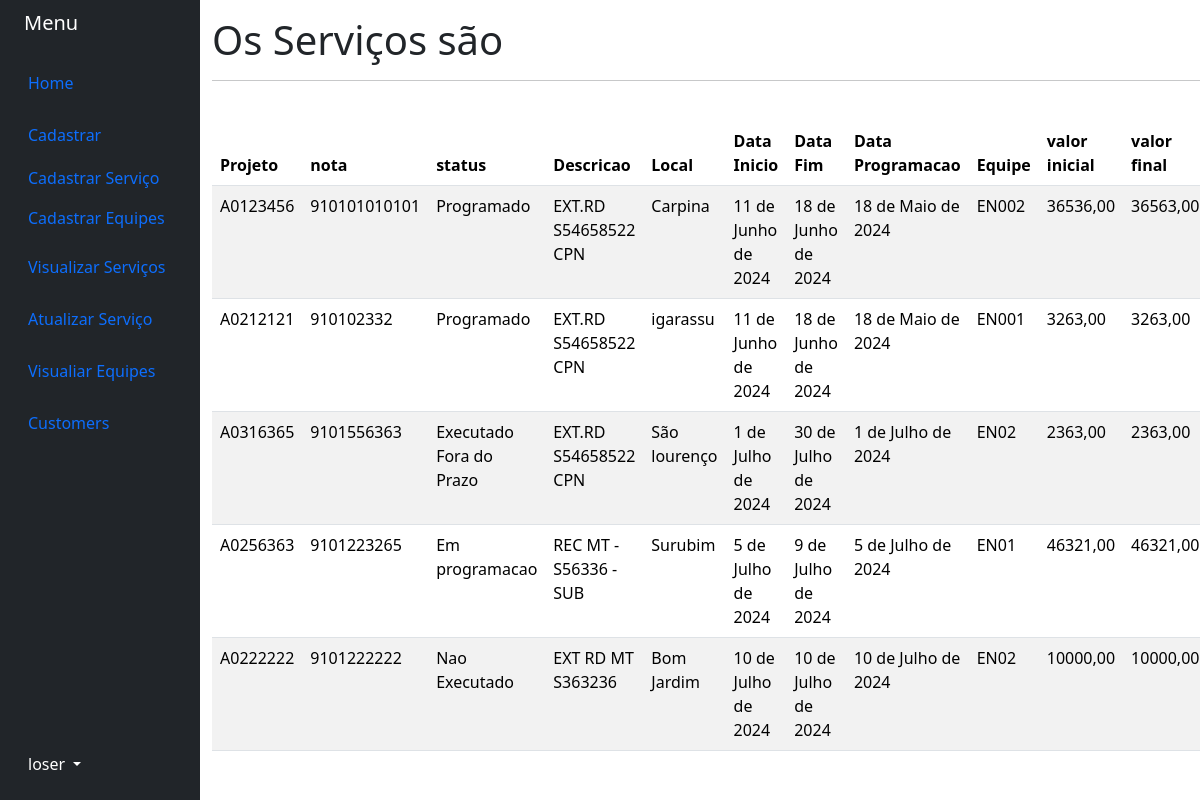
Before: /VisualizarServicos/ with the older database file.
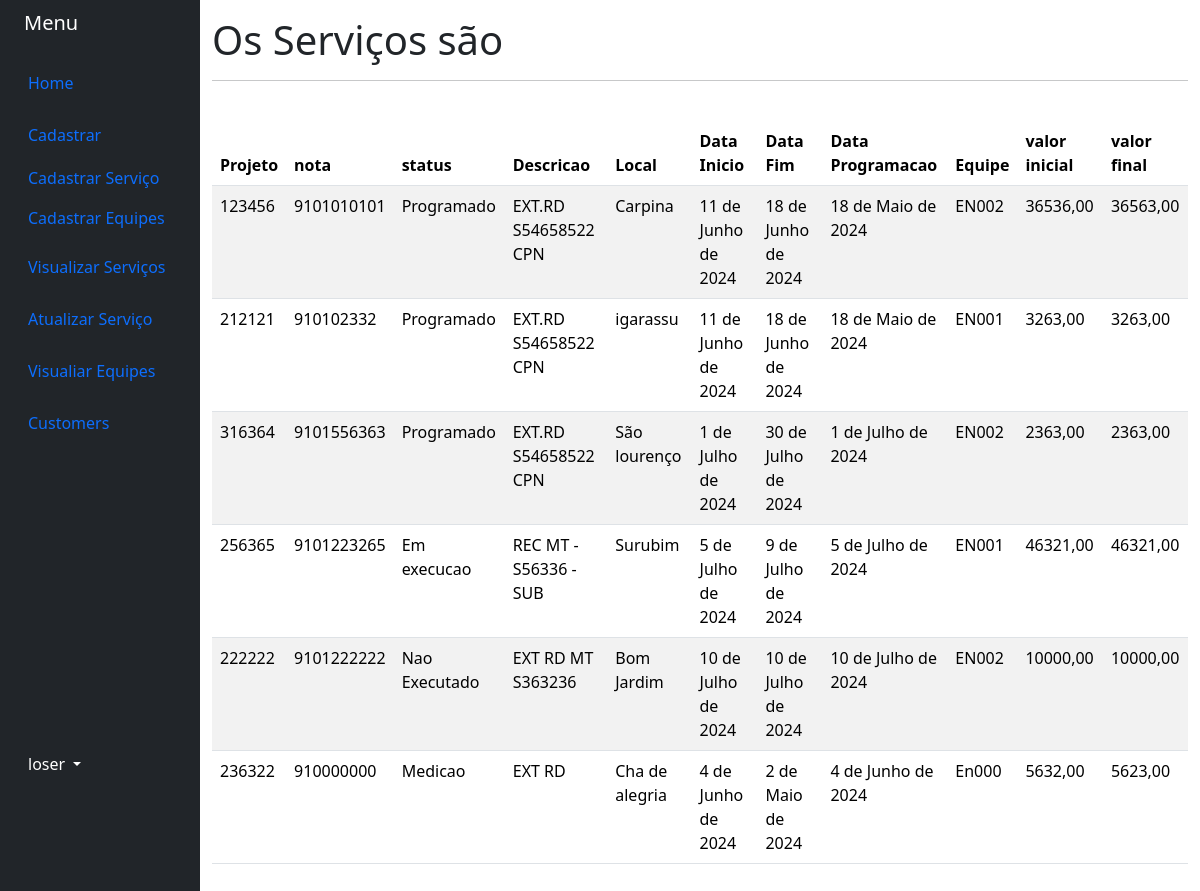
After: the same page with the newer database file.
### Meuprojeto/models.py (models this page shows, shortened)
class Servico(models.Model):
    Status_projeto = [
        ("Em Programacao", "Em programacao"),
        ("Programado", "Programado"),
        ("Em execucao", "Em execucao"),
        ("Executado", "Executado"),
        ("Executado Fora Prazo", "Executado Fora Prazo"),
        ("Nao Executado", "Nao Executado"),
        ("Interropida", "Interropida"),
        ("Medicao", "Medicao"),
        ("Entregue", "Entregue"),
        ("Pago", "Pago"),
]
    Projeto = models.CharField(max_length=12)
    Nota = models.CharField(max_length=10)
    Status = models.CharField(max_length= 30, choices=Status_projeto)
    Descricao = models.CharField(max_length=50)
    Local = models.CharField(max_length=50)
    Data_Inicio = models.DateField(blank=True, null=True)
    Data_Fim = models.DateField(blank=True, null=True)
    Data_Programacao = models.DateField(blank=True, null=True)
    Equipe = models.CharField(max_length=5)
    valor_inicial = models.DecimalField(max_digits=10, decimal_places=2)
    valor_final = models.DecimalField(max_digits=10, decimal_places=2)

### Meuprojeto/views.py (the view)
# urls.py: path('VisualizarServicos/', views.VisualizarServicos, name='VisualizarServicos'),
def VisualizarServicos(request):
    visualizar_servicos = Servico.objects.all()
    return render(request, 'Visualizar.html', {'visualizar_servicos': visualizar_servicos})

### Meuprojeto/Templates/Visualizar.html (shortened to what this page needs)
{% extends 'base.html' %}
{% block 'Material' %}
<h1>Os Serviços são</h1>
<hr>
<br>
<table class="table table-striped">
  <thead>
    <tr>
      <th scope="col">Projeto</th>
      <th scope="col">nota</th>
      <th scope="col">status</th>
      <th scope="col">Descricao</th>
      <th scope="col">Local</th>
      <th scope="col">Data Inicio</th>
      <th scope="col">Data Fim</th>
      <th scope="col">Data Programacao</th>
      <th scope="col">Equipe</th>
      <th scope="col">valor inicial</th>
      <th scope="col">valor final</th>
    </tr>
  </thead>
  <tbody>
      {% for Servico in visualizar_servicos %}
        <tr>
          <td>{{Servico.Projeto}}</td>
          <td>{{Servico.Nota}}</td>
          <td>{{Servico.Status}}</td>
          <td>{{Servico.Descricao}}</td>
          <td>{{Servico.Local}}</td>
          <td>{{Servico.Data_Inicio}}</td>
          <td>{{Servico.Data_Fim}}</td>
          <td>{{Servico.Data_Programacao}}</td>
          <td>{{Servico.Equipe}}</td>
          <td>{{Servico.valor_inicial}}</td>
          <td>{{Servico.valor_final}}</td>
        </tr>
      {% endfor %}
  </tbody>
</div>
{% endblock %}

Changed rows visible on the page:
changed Servico "Carpina": Projeto "A0123456" → "123456"; Nota "910101010101" → "9101010101"
changed Servico "igarassu": Projeto "A0212121" → "212121"
changed Servico "São lourenço": Projeto "A0316365" → "316364"; Status "Executado Fora do Prazo" → "Programado"; Equipe "EN02" → "EN002"
changed Servico "REC MT - S56336 - SUB": Projeto "A0256363" → "256365"; Status "Em programacao" → "Em execucao"; Equipe "EN01" → "EN001"
changed Servico "Nao Executado": Projeto "A0222222" → "222222"; Equipe "EN02" → "EN002"
added Servico: Projeto "236322", Nota "910000000", Status "Medicao", Descricao "EXT RD", Local "Cha de alegria", Data_Inicio "4 de Junho de 2024", Data_Fim "2 de Maio de 2024", Data_Programacao "4 de Junho de 2024", Equipe "En000", valor_inicial "5632,00", valor_final "5623,00"
